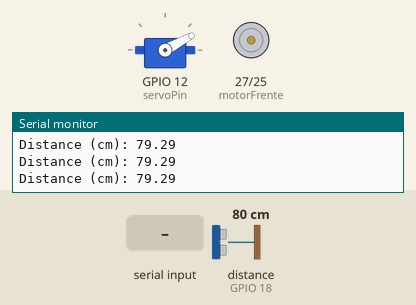
Recording of a sketch running on a simulated ESP32. Shown: servo, motor-driver pin pairs drawn as motors (green arrow = first pin HIGH = forward, orange = second pin HIGH = backward, longer = more drive), the last lines printed to the serial monitor. Wiring (inferred from the names in the program): ultrasonic range finder: trigger GPIO 5; echo GPIO 18. The test bench sets the inputs (shaded band); at power-on: distance to the obstacle (sensor on GPIO 18) 80 cm. The echo pulse lasts 58.3 µs per cm; nothing arrives over Bluetooth unless stated.

Above: at 1.7 s.
1.8 s: "90,45," received over the second serial link
At 2.8 s:
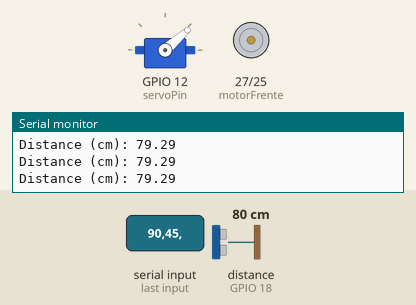
3.3 s: "30,150," received over the second serial link
At 4.0 s:
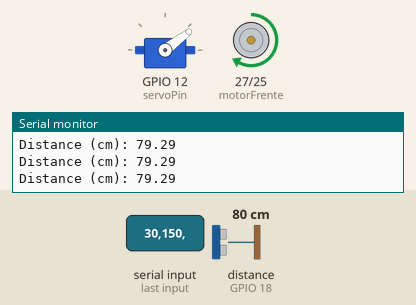
6.3 s: "90,45," received over the second serial link
At 7.5 s:
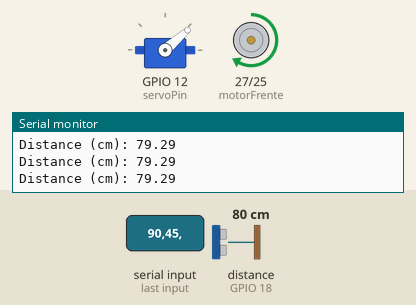
Timing chart, 0 to 9.3 s (numbered marks = the images above; inputs shaded):
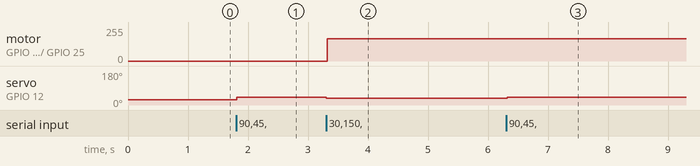

Measured:
- after the input at 1.8 s, servo on GPIO 12 (servoPin): 28° → 41° at once
- after the input at 3.3 s, motor on GPIO 27 (motorFrente) / GPIO 25 (motorTras): stopped → forward 168/255 at once; servo on GPIO 12 (servoPin): 41° → 37° at once
- after the input at 6.3 s, servo on GPIO 12 (servoPin): 37° → 41° at once

The sketch:

ADAS_Arduino_IDE_V4.ino
```cpp
//Declaração da Task para o processamento no segundo núcleo
TaskHandle_t Task1;

//Bibliotecas
#include <ESP32Servo.h>
#include "BluetoothSerial.h"

#if !defined(CONFIG_BT_ENABLED) || !defined(CONFIG_BLUEDROID_ENABLED)
#error Bluetooth is not enabled! Please run `make menuconfig` to and enable it
#endif

//Pins
const int servoPin = GPIO_NUM_12;    //Pino de sinal do servo motor
const int motorFrente = GPIO_NUM_27; //Pino de sinal PWM pra frente
const int motorTras = GPIO_NUM_25;   //Pino de sinal PWM pra tras
const int pinTrigger = GPIO_NUM_5;   //Pino do sensor ultrasonico
const int pinEcho = GPIO_NUM_18;     //Pino de sensor ultrasonico

//Declaração dos objetos
Servo servo;
BluetoothSerial SerialBT;

//Declaração das variaveis globais
bool paraFrente = true;
bool travaDist = false;

//Prototypes:
void ControleServo(int ang);
void Task1code(void * pvParameters);


/*
   Descricao: Controla a posição do servo motor com base em um angulo
*/
void ControleServo(int ang){
  Serial.printf("Servo: %i\n", ang);

  if (ang >= -65 && ang <=65){
    ang = map(ang, -65, 65, 8, 48);
    servo.write(ang);
  }
}

/*
   Descricao: Controla a aceleracao do motor com base em um angulo
*/
void ControlePonteH(int ang){
    ang = map(ang, 91, 180, 0, 255);
    if(paraFrente ){
      if(!travaDist){
        ledcWrite(14, ang);                            //canal 14 do PWM (para frente)
        Serial.printf("ponte h p frente: %i\n", ang);
      }else{
        ledcWrite(14, 0);
        //ledcWrite(15, 0);
      }
    }else{
      ledcWrite(15, ang);                              //canal 15 do PWM (para tras)
      Serial.printf("ponte h p tras: %i\n", ang);
    }

}

/*
   Descricao: Inicia o sensor ultasonico
*/
void sonarBegin (byte trig, byte echo){
  #define divisor 58.0
  #define intervaloMedida 35
  #define qtdMedida 20

  pinMode(trig, OUTPUT);
  pinMode(echo, INPUT);

  digitalWrite(trig, LOW);
  delayMicroseconds(500);
}


/*
   Descricao: Procedimento paralelo que verifica a distancia lida pelo sensor ultrasolico e controla a trava de distacia
*/

void Task1code( void * pvParameters ){
  Serial.print("Task1 running on core ");
  Serial.println(xPortGetCoreID());
  long duration;
  float distanceCm;
  float distanceInch;

  for(;;){
    digitalWrite(pinTrigger, LOW);
    delayMicroseconds(2);
    digitalWrite(pinTrigger, HIGH);
    delayMicroseconds(10);
    digitalWrite(pinTrigger, LOW);

    duration = pulseIn(pinEcho, HIGH);
    distanceCm = duration * 0.034/2;

    Serial.print("Distance (cm): ");
    Serial.println(distanceCm);

    if(distanceCm <= 40 && distanceCm != 0 && !travaDist){
      travaDist = true;
      Serial.println("travaDist = true");
    }else if(distanceCm > 40 && travaDist){
      travaDist = false;
      Serial.println("travaDist = false");
    }

    delay(150);
  }
}


void setup() {
  Serial.begin(115200);
  Serial.println("ADAS_ESP32");
  SerialBT.begin("ADAS_ESP32"); //Bluetooth device name

  //Inicia o servo motor
  servo.attach(servoPin);

  pinMode(motorFrente, OUTPUT);
  pinMode(motorTras, OUTPUT);

  ledcSetup(14, 500, 8);          //Para o PWM: canal, frequencia e resolucao
  ledcSetup(15, 500, 8);          //Para o PWM: canal, frequencia e resolucao
  ledcAttachPin(motorFrente, 14); //Seta o pino motorFrente no canal 1 do PWM
  ledcAttachPin(motorTras, 15);   //Seta o pino motorTras no canal 2 do PWM


  //Configuração da tarefa no core 0
  xTaskCreatePinnedToCore(
                    Task1code,   /* função que implementa a tarefa */
                    "Task1",     /* nome da tarefa */
                    10000,       /* número de palavras a serem alocadas para uso com a pilha da tarefa */
                    NULL,        /* parâmetro de entrada para a tarefa (pode ser NULL) */
                    1,           /* prioridade da tarefa (0 a N) */
                    &Task1,      /* Task handle to keep track of created task */
                    0);          /* Núcleo que executará a tarefa */

  servo.write(28); //Centraliza a direção

  sonarBegin(pinTrigger, pinEcho); //Inicia o sensor ultasonico

  delay(500);
}


void loop() {
  String text = "";
  int num;

  if (SerialBT.available() > 0) {
    text = SerialBT.readStringUntil(',');
    num = atoi(text.c_str());
    //Serial.println(num);

    if(num >= -65 && num <= 65){
      ControleServo(num);
    }else if(num >= 91 && num <= 180){
      ControlePonteH(num);
    }else if(num == 777){
      paraFrente = true;
    }else if(num == 888){
      paraFrente = false;
    }
  }

  delay(10);
}
```
